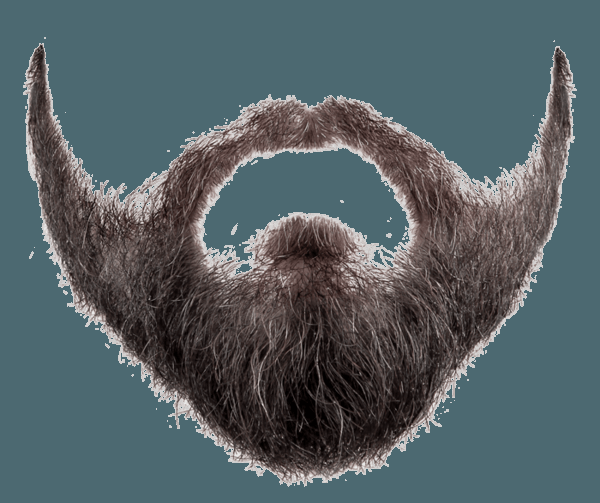
#> input picture Imgs/beard-png-44567.png, 600 x 503 px, found by its file name
$ python Beard_demo.py
#> lines starting #> are read from the running program, lines starting #| are printed output that depends on the picture
import cv2
import mediapipe as mp
import numpy as np
from PIL import Image
import math

# --- File Paths (adjust if your structure is different) ---
FACE_IMAGE_PATH = 'Imgs\portrait-man-laughing.jpg'
BEARD_IMAGE_PATH =  r"Imgs\beard-png-44567.png"
OUTPUT_IMAGE_PATH = 'output_virtual_try_on.jpg'

img = cv2.imread(r"Imgs\beard-png-44567.png")
#> img is the input picture: shape (503, 600, 3); mean B, G, R 100.6, 96.7, 84.4
if img is None:
    print("Error: Could not load beard image.")
else:
    cv2.imshow("Beard Image", img)
    cv2.waitKey(0)
    cv2.destroyAllWindows()

def virtual_try_on(face_image_path, beard_image_path):
    """
    Overlays a beard image onto a face image using facial landmarks.
    """
#> called with face_image_path = 'Imgs\\portrait-man-laughing.jpg', beard_image_path = 'Imgs\\beard-png-44567.png'
    # --- 1. Load Images ---
    # Load the face image with OpenCV
    face_image_cv = cv2.imread(face_image_path)
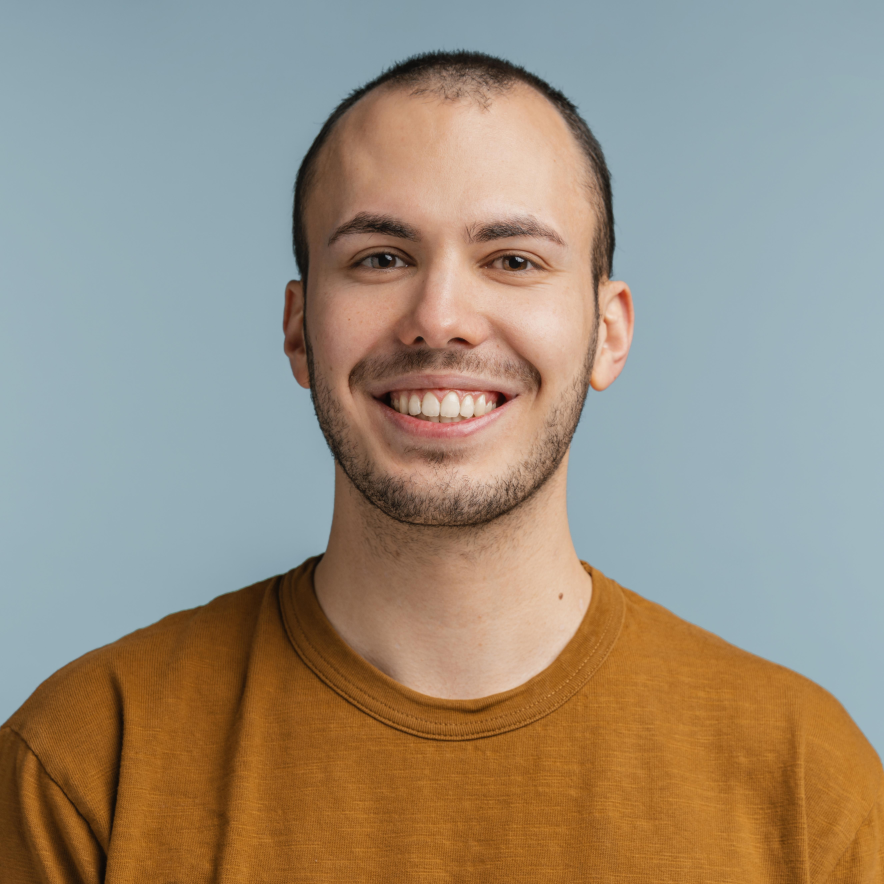
#> input picture Imgs/portrait-man-laughing.jpg, 5304 x 5304 px, found by its file name (shown at 1/6 size)
#> face_image_cv is the input picture: shape (5304, 5304, 3); mean B, G, R 126.5, 142.7, 154.3
    if face_image_cv is None:
        print(f"Error: Could not load face image from {face_image_path}")
        return

    # Load the beard image with Pillow to preserve the alpha (transparency) channel
    try:
        beard_image_pil = Image.open(beard_image_path).convert("RGBA")
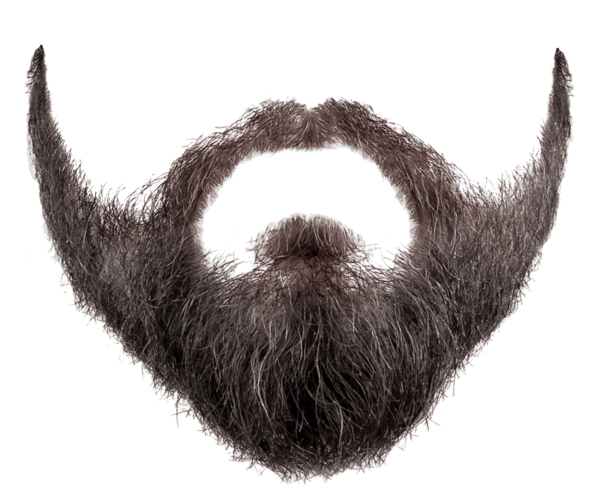
#> beard_image_pil: PIL image 600x503 RGBA; mean R, G, B, A 84.4, 96.7, 100.6, 97.8; transparent parts drawn white
    except IOError:
        print(f"Error: Could not load beard image from {beard_image_path}")
        return

    # --- 2. Detect Facial Landmarks ---
    mp_face_mesh = mp.solutions.face_mesh
    with mp_face_mesh.FaceMesh(
            static_image_mode=True,
            max_num_faces=1,
            min_detection_confidence=0.5) as face_mesh:

        # Convert the BGR image to RGB for MediaPipe
        rgb_image = cv2.cvtColor(face_image_cv, cv2.COLOR_BGR2RGB)
        results = face_mesh.process(rgb_image)

        if not results.multi_face_landmarks:
            print("No face detected in the image.")
            return

        face_landmarks = results.multi_face_landmarks[0]
        h, w, _ = face_image_cv.shape

        # --- 3. Identify Key Anchor Points on the Face ---
        # These landmark indices are chosen to correctly position the beard.
        # Landmark 164 is on the philtrum, a stable center point above the lip.
        # Landmarks 57 and 287 are at the corners of the jawline.

        # Center point for the mustache
        p_philtrum = face_landmarks.landmark[164]
        center_x, center_y = int(p_philtrum.x * w), int(p_philtrum.y * h)

        # Points for scaling and rotating the beard
        p_left_jaw = face_landmarks.landmark[57]
        p_right_jaw = face_landmarks.landmark[287]

        # --- 4. Calculate Transformation Parameters ---
        # Calculate the width the beard should be on the face
        beard_target_width = math.sqrt((p_right_jaw.x * w - p_left_jaw.x * w)**2 +
                                     (p_right_jaw.y * h - p_left_jaw.y * h)**2)

        # Calculate the scaling factor
        scale_factor = beard_target_width / beard_image_pil.width

        # Calculate the angle of the jawline to rotate the beard
        angle_rad = math.atan2(p_right_jaw.y * h - p_left_jaw.y * h,
                               p_right_jaw.x * w - p_left_jaw.x * w)
        angle_deg = math.degrees(angle_rad)

        # --- 5. Transform the Beard Image ---
        # Resize the beard
        new_width = int(beard_image_pil.width * scale_factor)
        new_height = int(beard_image_pil.height * scale_factor)
        resized_beard = beard_image_pil.resize((new_width, new_height), Image.LANCZOS)

        # Rotate the beard
        rotated_beard = resized_beard.rotate(-angle_deg, expand=True, resample=Image.BICUBIC)

        # --- 6. Overlay the Beard on the Face ---
        # Calculate the top-left position to paste the rotated beard
        # We adjust the center point to align the top-center of the beard image with our anchor
        paste_x = center_x - rotated_beard.width // 2
        paste_y = center_y - int(new_height * 0.1) # Minor adjustment to position it perfectly under the nose

        # Convert OpenCV face image to Pillow format
        face_image_pil = Image.fromarray(cv2.cvtColor(face_image_cv, cv2.COLOR_BGR2RGB))

        # Paste the beard onto the face using the alpha channel as a mask
        face_image_pil.paste(rotated_beard, (paste_x, paste_y), rotated_beard)

        # --- 7. Finalize and Display ---
        # Convert back to OpenCV format to display and save
        final_image_cv = cv2.cvtColor(np.array(face_image_pil), cv2.COLOR_RGB2BGR)

        # Display the result
        cv2.imshow("Virtual Beard Try-On",cv2.resize( final_image_cv, (600, 600)))
        cv2.imwrite(OUTPUT_IMAGE_PATH, final_image_cv)
        print(f"Successfully created virtual try-on. Saved to {OUTPUT_IMAGE_PATH}")

        cv2.waitKey(0)
        cv2.destroyAllWindows()


# --- Run the main function ---
if __name__ == '__main__':
    virtual_try_on(FACE_IMAGE_PATH, BEARD_IMAGE_PATH)
#> (the call stopped at in virtual_try_on, `with mp_face_mesh.FaceMesh( static_image_mode=True, max_num_faces=1, m..`: mediapipe is not available in this run)
